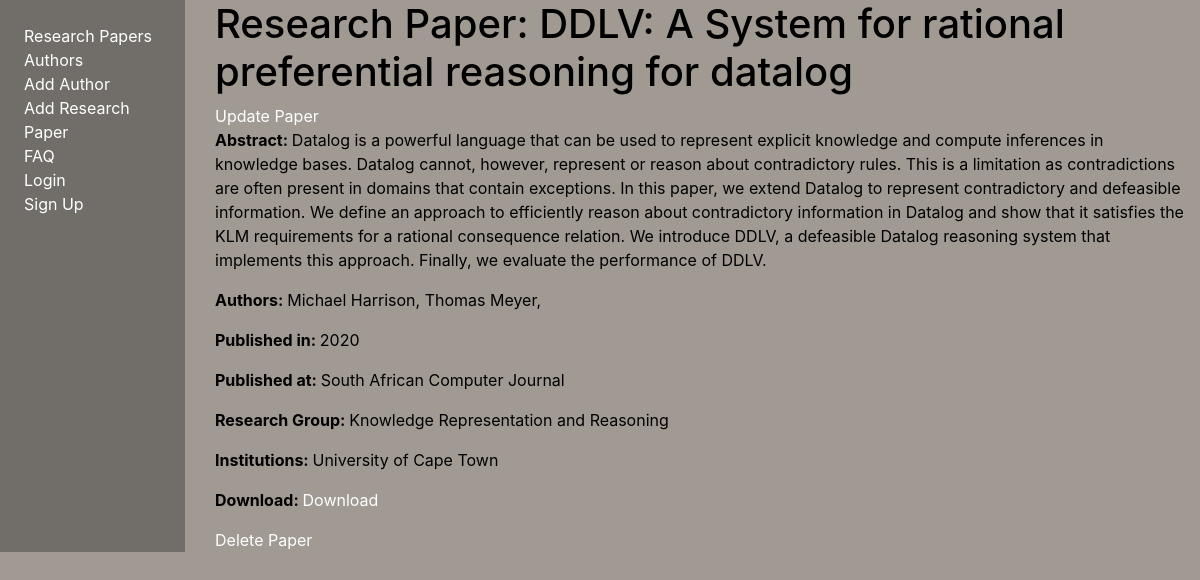
The page /main/paper/8 on the database its author committed.
### main/models.py (models this page shows, shortened)
class Paper(models.Model):
    name = models.CharField(max_length=100)
    abstract = models.TextField(max_length=5000)
    year = models.IntegerField()
    authors = models.ManyToManyField(Author)
    research_group = models.CharField(max_length=500, null = True, blank=True)
    institution = models.CharField(max_length=100, blank=True)
    venue = models.CharField(max_length=300)
    pdf = models.FileField(default=' ', upload_to='media/',
                           verbose_name="Research Paper")
    peerReview = models.FileField(
        default=' ', upload_to='media/', verbose_name="Proof of Peer Review", blank=True)
    user = models.ForeignKey(
        User, on_delete=models.SET_NULL, null=True, blank=True)
    class Meta:
        ordering = ['-year','authors__surname' ]
        permissions = (("can_add_paper", "Can add paper"),("can_modify_paper", "Modify Paper"), ("peer_review", "Peer Review"),)

class Author(models.Model):
    name = models.CharField(max_length=50)
    surname = models.CharField(max_length=50)
    researchGroup = models.ForeignKey('ResearchGroup', on_delete=models.SET_NULL, null=True)
    institution = models.CharField(max_length=100, blank=True)
    papers = models.ManyToManyField('Paper', blank=True)
    class Meta:
        ordering = ['surname']
        permissions = (("can_add_author", "Add author"),("can_modify_author", "Modify author"),)

### main/views.py (the view)
# urls.py: path('paper/<int:pk>', views.PaperDetailView.as_view(), name='paper-detail'),
class PaperDetailView(generic.DetailView):
  model = Paper

### main/templates/main/paper_detail.html (shortened to what this page needs)
{% extends "base_generic.html" %}
{% block content %}
<h1>Research Paper: {{ paper.name }}</h1>
<a href="{% url 'paper_update' pk=paper.pk %}">Update Paper</a>
<p><strong>Abstract: </strong>{{ paper.abstract }}</p>
<p>
  <strong>Authors: </strong>
  {% for author in paper.authors.all %}
  {{author.name}} {{author.surname}},
  {% endfor %}
</p>
<p><strong>Published in: </strong>{{paper.year}}</p>
<p><strong>Published at: </strong>{{paper.venue}}</p>
<p><strong>Research Group: </strong>{{paper.research_group}}</p>
<p><strong>Institutions: </strong>{{paper.institution}}</p>
<p><strong>Download: </strong> <a href="https://s3.console.aws.amazon.com/s3/object/cbib?region=sa-east-1&prefix={{paper.pdf}}"
    download="download">Download </a></p>
<a href="{% url 'paper_delete' pk=paper.pk %}">Delete Paper</a>
{% endblock content %}

### styles.css (style rules this page uses)
body { background: #a09a93; }
a { color: white; }
p, li, h1, h2, h3, h4, h5 { color: black; }

### rows shown on the page
Paper: name "DDLV: A System for rational preferential reasoning for datalog", abstract "Datalog is a powerful language that can be used to represent explicit knowledge and compute inferences in knowledge bases. Datalog cannot, however, represent or reason about contradictory rules. This is a limitation as contradictions are often present in domains that contain exceptions. In this paper, we extend Datalog to represent contradictory and defeasible information. We define an approach to efficiently reason about contradictory information in Datalog and show that it satisfies the KLM requirements for a rational consequence relation. We introduce DDLV, a defeasible Datalog reasoning system that implements this approach. Finally, we evaluate the performance of DDLV.", year "2020", venue "South African Computer Journal", research_group "Knowledge Representation and Reasoning", institution "University of Cape Town"
Author: name "Michael", surname "Harrison"
Author: name "Thomas", surname "Meyer"
